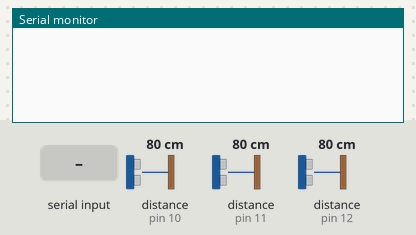
Recording of a sketch running on a simulated Arduino Uno, built with avr-gcc and run on an emulated ATmega328P. Parts: the last lines printed to the serial monitor. Inputs (shaded band) come from the test bench; at power-on: distance to the obstacle (sensors on pin 10, pin 11, pin 12) 80 cm. The echo pulse lasts 58.3 µs per cm.

Above: at 1.2 s.
1.3 s: "90,45\n" received over the second serial link
At 2.4 s:
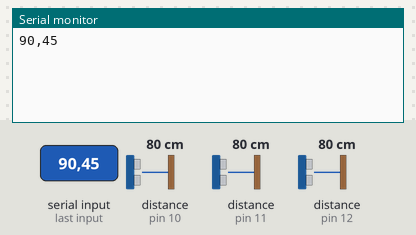
3.0 s: "1\n" received over the second serial link
At 3.6 s:
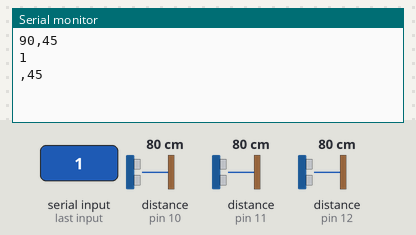

Measured:
- after the input at 1.3 s, the serial monitor: prints a new line after 0.22 s (image 1)
- after the input at 3.0 s, the serial monitor: prints a new line after 0.05 s (image 2)

The sketch:

Transmitter_V2.ino
```cpp
 #include <SoftwareSerial.h>

SoftwareSerial BT(8,9);     //TX, RX

const int Y = 6;
const int X = 3;
const int Z = 2;

#define trig 13
#define US1 12
#define US2 11
#define US3 10
const int USSCOUNT = 3;

#define LED_PIN 13

int USList[USSCOUNT] = {US1, US2, US3};
int retList[USSCOUNT] = {0,0,0};

char c;
int serialCount = 0;
//int readyFlag = 0;
char incoming[80] = {'\0'};
bool waiting = false;

int uCount;
int flags = 0x00;
unsigned long int lastInp;
bool USEN = false;

class pathList {
  public:
    void append(String item) {
      char cstr[item.length() + 1];
      strcpy(cstr,item.c_str());

      list[currentIndex++] = cstr;
      //currentIndex++;
    }

    char * pop(void) {
      return list[currentIndex--];
    }

    void wipe(void) {
      for (int x = 0; x <= 80; x++) {
        list[x] = {'\0'};
      }
      currentIndex = 0;
    }

    char * current(void) {
      return list[currentIndex];
    }

    void pathCalc(int targY, int targX, int targZ) {
      int divY = (Y / 2 - .5);
      int nodeCount = 1;

      if (targY < divY) {
        append("Right");
        while((divY - nodeCount) != targY & (divY - nodeCount + 1) != targY) {
          nodeCount++;
          append("Continue");
        }
        append("Left");
      } else {
        append("Left");
        while((divY + nodeCount) != targY & (divY + nodeCount + 1) != targY) {
          nodeCount++;
          append("Continue");
        }
       append("Right");
      }
      for(int x = 0; x <= targX; x++) {
        append("Continue / Forward");
      }

      if ((divY - nodeCount) == targY | (divY + nodeCount) == targY) {
        append("90 Right");
      } else {
        append("90 Left");
      }

      for(int x = 0; x <= targZ; x++) {
        append("Lift tines");
      }
  }

  private:
    char * list[80] = {'\0'};
    int currentIndex = 0;
};

void checkBT() {
  if (BT.available() && !waiting) {
    waiting = true;
  }
}

void BTReady() {
    //Serial.println("Read Called");
    int x = 0;
    incoming[80] = {'\0'};
    while(BT.available()){
      incoming[x++] = BT.read();
    }
    BT.print(incoming);
    flags = 0x02;
    //Serial.println(flags + '0');
}

int getDur(char * p) {
  int x = 1;
  int ret = 0;
  while (p[x] != '\0') {
    if ((p[x] - '0') >= 0 && (p[x] - '0') <= 9) {
      ret = (p[x] - '0') + (ret * 10);
    }
    x++;
  }
  //BT.write(ret);
  return ret;

}

void trigger() {
  digitalWrite(trig, HIGH);
  delayMicroseconds(10);
  digitalWrite(trig, LOW);
}

void checkUS() {
  //Serial.println("checking US");
  for (volatile int x = 0; x < USSCOUNT; x++) {
    trigger();
    retList[x] = ((pulseIn(USList[x], HIGH, 38000)*10) / 58);
    //Serial.println((pulseIn(USList[x], HIGH, 38000)));
    //Serial.println(USList[x]);
    //Serial.println(retList[x]);
    if ((retList[x] > 1) && (retList[x] < 30)) {
      flags = 0x01;
      //Serial.println("US fail");
      return;
    }
  }

}

void setup() {
  // put your setup code here, to run once:
  pathList path;

    //Start software serial comms for BT control
  BT.begin(9600);
  Serial.begin(9600);

  pinMode(trig, OUTPUT);
  pinMode(US1, INPUT_PULLUP);
  pinMode(US2, INPUT_PULLUP);
  pinMode(US3, INPUT_PULLUP);


  //Interupt Setup - 1 per millisecond?
  OCR0A = 0xAF;
  TIMSK0 |= _BV(OCIE0A);

}

SIGNAL(TIMER0_COMPA_vect) {
  if (uCount++ > 250) {
    checkUS();
    uCount = 0;
  }
  //Serial.println(uCount);

  checkBT();

  //Serial.println(serialCount);
  if ((serialCount++ >= 200) && waiting) {
    BTReady();
    serialCount = 0;
    waiting = false;
  }
  if (serialCount > 200) {
    serialCount = 0;
  }

}

void loop() {
  // put your main code here, to run repeatedly:
  //Serial.println(flags + '0');
  //Serial.println(flags & 0x02);
  if ((flags & 0x02) > 0) {
    //Serial.println("Ready Flag Checked");
    Serial.write(incoming);
    flags = flags & !(0x02);  // Clear Serial Ready Flag
    //Serial.println(flags & 0x02);
  }

  if (((flags & 0x01) > 0) && USEN) { // Ultrasonic Check Fail
    Serial.write('s');
    BT.write('s');
    int blocked = 1;
    while (blocked == 1) {
      //Serial.println("blocked loop");
      flags = flags & !(0x01);
      //Serial.println(flags);
      checkUS();
      //Serial.println(flags);
      if ((flags & 0x01) == 0) {
        //Serial.println("passed");
        blocked = 0;
        unsigned long int cur = getDur(incoming);
        //Serial.println(lastInp / 1000);
        //Serial.println(cur );

        int durLeft = (cur - lastInp / 1000);
        if (durLeft > 0) {
          //Serial.println(durLeft);
          Serial.write(incoming[0]);
          Serial.write(" ");
          Serial.print(durLeft);
        }
        lastInp = millis();
      } else {
        delay(100);
      }
    }
  }
}
```
